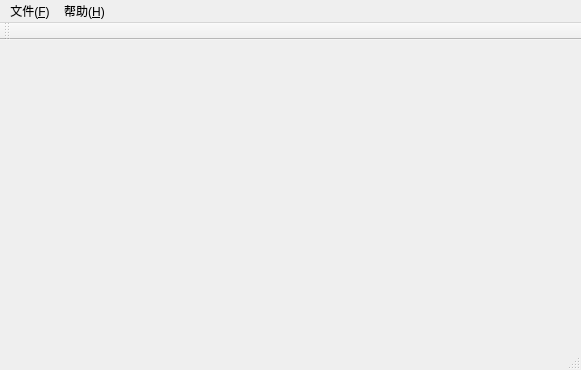
<?xml version="1.0" encoding="UTF-8"?>
<ui version="4.0">
 <class>PatchMakerWindow</class>
 <widget class="QMainWindow" name="PatchMakerWindow">
  <property name="geometry">
   <rect>
    <x>0</x>
    <y>0</y>
    <width>581</width>
    <height>370</height>
   </rect>
  </property>
  <property name="windowTitle">
   <string>PatchMaker</string>
  </property>
  <widget class="QWidget" name="centralWidget"/>
  <widget class="QMenuBar" name="mMainMenuBar">
   <property name="geometry">
    <rect>
     <x>0</x>
     <y>0</y>
     <width>581</width>
     <height>23</height>
    </rect>
   </property>
   <widget class="QMenu" name="mFileMenu">
    <property name="title">
     <string>文件(&amp;F)</string>
    </property>
    <addaction name="mExitMenuItem"/>
   </widget>
   <widget class="QMenu" name="mHelpMenu">
    <property name="title">
     <string>帮助(&amp;H)</string>
    </property>
    <addaction name="mAbortMenuItem"/>
   </widget>
   <addaction name="mFileMenu"/>
   <addaction name="mHelpMenu"/>
  </widget>
  <widget class="QToolBar" name="mainToolBar">
   <attribute name="toolBarArea">
    <enum>TopToolBarArea</enum>
   </attribute>
   <attribute name="toolBarBreak">
    <bool>false</bool>
   </attribute>
  </widget>
  <widget class="QStatusBar" name="statusBar"/>
  <action name="mExitMenuItem">
   <property name="text">
    <string>退出(&amp;E)</string>
   </property>
  </action>
  <action name="mAbortMenuItem">
   <property name="text">
    <string>关于(&amp;H)</string>
   </property>
  </action>
 </widget>
 <layoutdefault spacing="6" margin="11"/>
 <resources/>
 <connections>
  <connection>
   <sender>mExitMenuItem</sender>
   <signal>triggered()</signal>
   <receiver>PatchMakerWindow</receiver>
   <slot>close()</slot>
   <hints>
    <hint type="sourcelabel">
     <x>-1</x>
     <y>-1</y>
    </hint>
    <hint type="destinationlabel">
     <x>290</x>
     <y>184</y>
    </hint>
   </hints>
  </connection>
  <connection>
   <sender>mAbortMenuItem</sender>
   <signal>triggered()</signal>
   <receiver>PatchMakerWindow</receiver>
   <slot>onOpenAboutDialog()</slot>
   <hints>
    <hint type="sourcelabel">
     <x>-1</x>
     <y>-1</y>
    </hint>
    <hint type="destinationlabel">
     <x>290</x>
     <y>184</y>
    </hint>
   </hints>
  </connection>
 </connections>
</ui>
